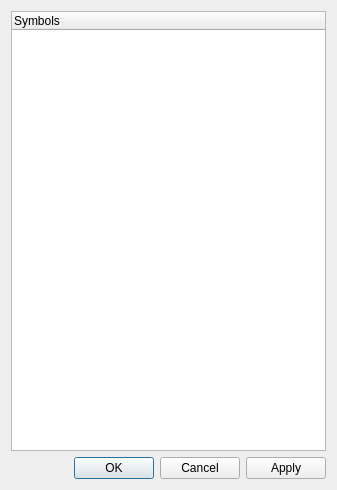
<?xml version="1.0" encoding="UTF-8"?>
<ui version="4.0">
 <class>SymbolDialog</class>
 <widget class="QDialog" name="SymbolDialog">
  <property name="geometry">
   <rect>
    <x>0</x>
    <y>0</y>
    <width>337</width>
    <height>490</height>
   </rect>
  </property>
  <property name="windowTitle">
   <string>Change symbol</string>
  </property>
  <layout class="QVBoxLayout" name="verticalLayout">
   <item>
    <widget class="QTreeWidget" name="treeWidgetSymbols">
     <property name="selectionMode">
      <enum>QAbstractItemView::ExtendedSelection</enum>
     </property>
     <property name="iconSize">
      <size>
       <width>24</width>
       <height>24</height>
      </size>
     </property>
     <column>
      <property name="text">
       <string>Symbols</string>
      </property>
     </column>
    </widget>
   </item>
   <item>
    <widget class="QDialogButtonBox" name="buttonBox">
     <property name="orientation">
      <enum>Qt::Horizontal</enum>
     </property>
     <property name="standardButtons">
      <set>QDialogButtonBox::Apply|QDialogButtonBox::Cancel|QDialogButtonBox::Ok</set>
     </property>
    </widget>
   </item>
  </layout>
 </widget>
 <resources/>
 <connections>
  <connection>
   <sender>buttonBox</sender>
   <signal>accepted()</signal>
   <receiver>SymbolDialog</receiver>
   <slot>accept()</slot>
   <hints>
    <hint type="sourcelabel">
     <x>248</x>
     <y>254</y>
    </hint>
    <hint type="destinationlabel">
     <x>157</x>
     <y>274</y>
    </hint>
   </hints>
  </connection>
  <connection>
   <sender>buttonBox</sender>
   <signal>rejected()</signal>
   <receiver>SymbolDialog</receiver>
   <slot>reject()</slot>
   <hints>
    <hint type="sourcelabel">
     <x>316</x>
     <y>260</y>
    </hint>
    <hint type="destinationlabel">
     <x>286</x>
     <y>274</y>
    </hint>
   </hints>
  </connection>
 </connections>
</ui>
